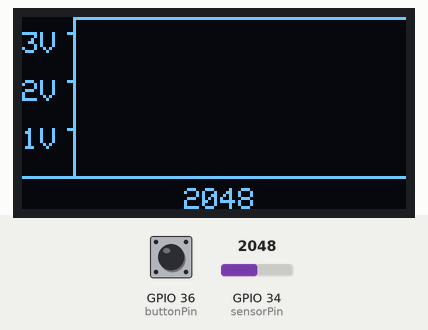
A program run on a simulated ESP32. Shown: 128×64 one-colour display. The test bench sets the inputs (shaded band); at power-on: GPIO 36 (buttonPin) LOW, GPIO 34 (sensorPin) = 2048. The display library's start-up logo is not drawn; what the program prints to the serial monitor is not drawn.

Above: at 0.47 s.
1.6 s: GPIO 36 (buttonPin) pulled HIGH for 0.15 s
At 1.96 s:
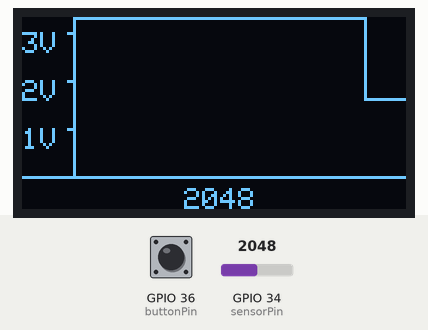
2.3 s: GPIO 34 (sensorPin) set to 2866
At 2.61 s:
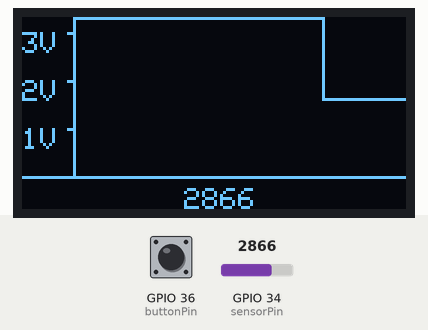
3.9 s: GPIO 34 (sensorPin) set to 3603
At 4.22 s:
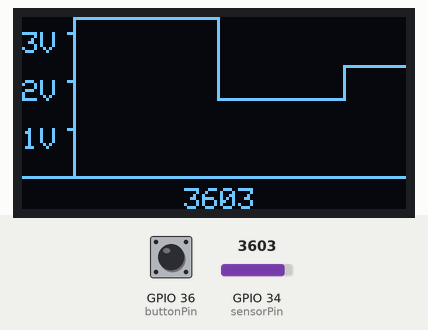
5.5 s: GPIO 34 (sensorPin) set to 4095
At 5.83 s:
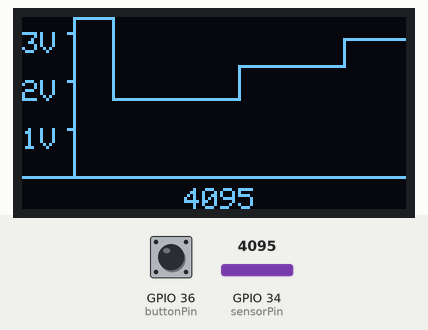
Timing chart, 0 to 8.1 s (numbered marks = the images above; inputs shaded):
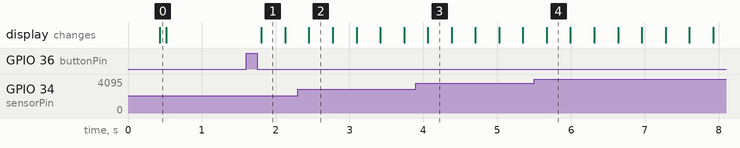

Measured:
- after the input at 1.6 s, the display: changes after 0.21 s (image 1)

The program:

main.cpp
```cpp
/**************************************************************************
128x64 - Pantalla OLED conectado con I2C
Ejemplo de lectura de cualquier sensor en el puerto 34 de un esp32
Se muestra en pantalla OLED, mediante la librería Adafruit.

Con estas pantallas monocrómicas se puede hacer efectos de figuras, textos de diferentes tamaños, scroll
Para más información:
https://learn.adafruit.com/monochrome-oled-breakouts/arduino-library-and-examples

https://cdn-learn.adafruit.com/downloads/pdf/adafruit-gfx-graphics-library.pdf

 **************************************************************************/

#include <Adafruit_GFX.h>
#include <Adafruit_I2CDevice.h>
#include <Adafruit_SSD1306.h>
#include <Arduino.h>
#include <SPI.h>
#include <Wire.h>

// pines usados
const byte sensorPin = 34;
const byte buttonPin = 36;

// constantes
const int ANALOG_MAX = 4096;  // en arduino es 1023. Depende de los bit elegidos en la funcion configAnalog, variable analogSetWidth
const float VOLT = 3.3;

const byte SCREEN_WIDTH = 128;  // ancho de la pantalla OLED
const byte SCREEN_HEIGHT = 64;  // alto de la pantalla OLED

// Declaración para una pantalla  SSD1306 conectado con I2C (SDA, SCL pins)
Adafruit_SSD1306 display(SCREEN_WIDTH, SCREEN_HEIGHT, &Wire, 4);  //4 es el reset. no tocar.

// privadas
#include "button.h"
#include "images.h"
#include "osciloscope.h"

// privadas2
#include "effects.h"

// variables

void configAnalog() {
    analogSetWidth(12);                            // Sets the sample bits and read resolution, default is 12-bit (0 - 4095), range is 9 - 12 bits
                                                   //  9-bit gives an ADC range of 0-511
                                                   // 10-bit gives an ADC range of 0-1023
                                                   // 11-bit gives an ADC range of 0-2047
                                                   // 12-bit gives an ADC range of 0-4095                           // 10 bits son los que usa arduino.
    analogSetPinAttenuation(sensorPin, ADC_11db);  // 11 es el máximo, se acerca al de arduino.
    // Sets the input attenuation, default is ADC_11db, range is ADC_0db, ADC_2_5db, ADC_6db, ADC_11db
    // ADC_0db provides no attenuation so IN/OUT = 1 / 1 an input of 3 volts remains at 3 volts before ADC measurement
    // ADC_2_5db provides an attenuation so that IN/OUT = 1 / 1.34 an input of 3 volts is reduced to 2.238 volts before ADC measurement
    // ADC_6db provides an attenuation so that IN/OUT = 1 / 2 an input of 3 volts is reduced to 1.500 volts before ADC measurement
    // ADC_11db provides an attenuation so that IN/OUT = 1 / 3.6 an input of 3 volts is reduced to 0.833 volts before ADC measurement
    analogSetClockDiv(1);  // Set the divider for the ADC clock, default is 1, range is 1 - 255
}

void setup() {
    Serial.begin(115200);
    if (!display.begin(SSD1306_SWITCHCAPVCC, 0x3C)) {  // Si falla, revisar con un escaneador de i2c
        Serial.println(F("No encuentra OLED SSD1306 en esa dirección I2C"));
        for (;;)
            ;  // infinito, hasta que detecte la pantalla.
    }

    display.display();

    delay(300);

    // testanimate(logo_bmp, LOGO_WIDTH, LOGO_HEIGHT); // Animate bitmaps

    display.setRotation(0);  //orientacion del display 0,1,2,3
    display.setTextColor(WHITE);
    display.setTextSize(1);

    configAnalog();

    display.clearDisplay();

    display.display();

    display.setTextSize(1);

    // effects::speak("Bienvenido al...");
    // delay(1000);
    // effects::speak("...Osciloscopio app");
    // delay(1000);
    // effects::speak("Prueba con un sensor...");
    // delay(1000);
    // effects::speak("... en el puerto 34.");
    // delay(1000);
    // effects::smile("... en el puerto 34.");
    // delay(4000);

    button::setup(buttonPin);
}

void loop() {
    delay(20); // pequeño delay para que vaya un poco más lento.
    display.clearDisplay();
    osciloscope::paintAxes();
    osciloscope::drawValues();
    display.display();
    button::loop(buttonPin);
}
```

button.h
```cpp
#include <Arduino.h>

namespace button {
byte valor = 0;
byte estado;
byte anterior;  // guardamos el estado anterior.
unsigned long currentMillis;
unsigned long intervalMillis = 50;  // milisegundos que debe pasar pulsando para que se tome como válido
bool screenOn = true;

namespace _private {
void sleepDisplay(Adafruit_SSD1306* display) {
    display->ssd1306_command(SSD1306_DISPLAYOFF);
}

void wakeDisplay(Adafruit_SSD1306* display) {
    display->ssd1306_command(SSD1306_DISPLAYON);
}

}  // namespace _private

void setup(byte pinButton) {
    pinMode(pinButton, INPUT_PULLDOWN);
    valor = HIGH;
    anterior = HIGH;
}

void loop(byte pinButton) {
    if (valor == digitalRead(pinButton)) {
        currentMillis = 0;
    } else if (currentMillis == 0) {
        currentMillis = millis();
    } else if (millis() - currentMillis > intervalMillis) {
        valor = !valor;
    }
    //  Serial.println(digitalRead(valor));
    if (anterior == LOW && valor == LOW) estado = 1;
    if (anterior == LOW && valor == HIGH) estado = 2;
    if (anterior == HIGH && valor == LOW) estado = 3;
    if (anterior == HIGH && valor == HIGH) estado = 4;

    anterior = valor;

    if (estado == 3) {
        screenOn = !screenOn;
        if (screenOn) {
            _private::wakeDisplay(&display);
        } else {
            _private::sleepDisplay(&display);
        }
    }
}

}  // namespace button
```

effects.h
```cpp
#include <Adafruit_GFX.h>
#include <Adafruit_I2CDevice.h>
#include <Adafruit_SSD1306.h>
#include <Arduino.h>

namespace effects {

// string 21 caracteres máximo
void speak(String frase) {
    const int velocity = 150;
    const byte sizeImage=48;
    for (int i = 0; i < (frase.length() / 6); i++) {
        display.clearDisplay();
        display.drawBitmap((display.width() - sizeImage) / 2, 0, images::sceptic, sizeImage, sizeImage, 1);
        display.setCursor(0, 57);
        display.println(frase);
        display.display();
        delay(velocity);
        display.clearDisplay();
        display.drawBitmap((display.width() - sizeImage) / 2, 0, images::shocked, sizeImage, sizeImage, 1);
        display.setCursor(0, 57);
        display.println(frase);
        display.display();
        delay(velocity);
        display.clearDisplay();
        display.drawBitmap((display.width() - sizeImage) / 2, 0, images::sceptic, sizeImage, sizeImage, 1);
        display.setCursor(0, 57);
        display.println(frase);
        display.display();
        delay(velocity);
        display.clearDisplay();
        display.drawBitmap((display.width() - sizeImage) / 2, 0, images::nervous, sizeImage, sizeImage, 1);
        display.setCursor(0, 57);
        display.println(frase);
        display.display();
        delay(velocity);
        display.clearDisplay();
        display.drawBitmap((display.width() - sizeImage) / 2, 0, images::sceptic, sizeImage, sizeImage, 1);
        display.setCursor(0, 57);
        display.println(frase);
        display.display();
        delay(velocity);
    }
}

void smile(String frase) {
     const byte sizeImage=48;
    display.clearDisplay();
    display.drawBitmap((display.width() - sizeImage) / 2, 0, images::happy, sizeImage, sizeImage, 1);
    display.setCursor(0, 57);
    // display.setTextColor(BLACK, WHITE);  //inverted
    display.println(frase);
    display.display();
}

}  // namespace effects
```

osciloscope.h
```cpp
#include <Adafruit_GFX.h>
#include <Adafruit_I2CDevice.h>
#include <Adafruit_SSD1306.h>
#include <Arduino.h>

namespace osciloscope {
byte x = 0;
int getValueSensor = 0;

byte dataArray[SCREEN_WIDTH];
byte horizontalPosition = 0;
byte horizontalPositionBefore;
float currentVolt;

void drawValues() {
    display.setTextSize(1);
    getValueSensor = analogRead(sensorPin);
    currentVolt = (getValueSensor * VOLT) / ANALOG_MAX;
    // adapto en pantalla desde 0 a el valor analógico máx que lea (4095 en esp32,1023 en arduino), a la altura de pantalla
    float graficaVoltaje = map(getValueSensor, 0, ANALOG_MAX, SCREEN_HEIGHT - 11, 0);

    horizontalPosition = horizontalPosition % SCREEN_WIDTH;
    // dataArray[horizontalPosition] = (SCREEN_HEIGHT-11) * getValueSensor / ANALOG_MAX;
    dataArray[horizontalPosition] = graficaVoltaje;

    horizontalPosition++;
    byte i = horizontalPosition;
    Serial.println(analogRead(sensorPin));

    for (int x = 17; x < SCREEN_WIDTH; x++) {
        // Serial.println(i);
        // delay(1000);
        i = i % SCREEN_WIDTH;
        display.drawLine(x, dataArray[i], x, horizontalPositionBefore, 1);
        // display.drawPixel( dataArray[i], 52 - horizontalPositionBefore, WHITE);
        horizontalPositionBefore = dataArray[i];
        i++;
        // if (x == 0) {
        //     display.clearDisplay();
        // }
    }
    display.setCursor((SCREEN_WIDTH/2)-10, 57);
     display.setTextColor(WHITE);
    display.setTextSize(1);
    display.println(analogRead(sensorPin));
}

void paintAxes() {
    display.setTextSize(1);
    //dibuja escala. 53/3.3=16    53-16=37   37-16=21    21-16=5
    display.setCursor(0, 5);
    display.print(F("3V"));
    display.setCursor(0, 21);
    display.print(F("2V"));
    display.setCursor(0, 37);
    display.print(F("1V"));

    display.drawLine(15, 5, 17, 5, WHITE);
    display.drawLine(15, 21, 17, 21, WHITE);
    display.drawLine(15, 37, 17, 37, WHITE);

    //dibuja eje X y Y. A partir de 53, dejo espacio para escribir el número.
    display.drawLine(0, 53, 127, 53, WHITE);
    display.drawLine(17, 53, 17, 0, WHITE);
}

}  // namespace osciloscope
```

Source omitted: images.h (data table, 8952 bytes)
